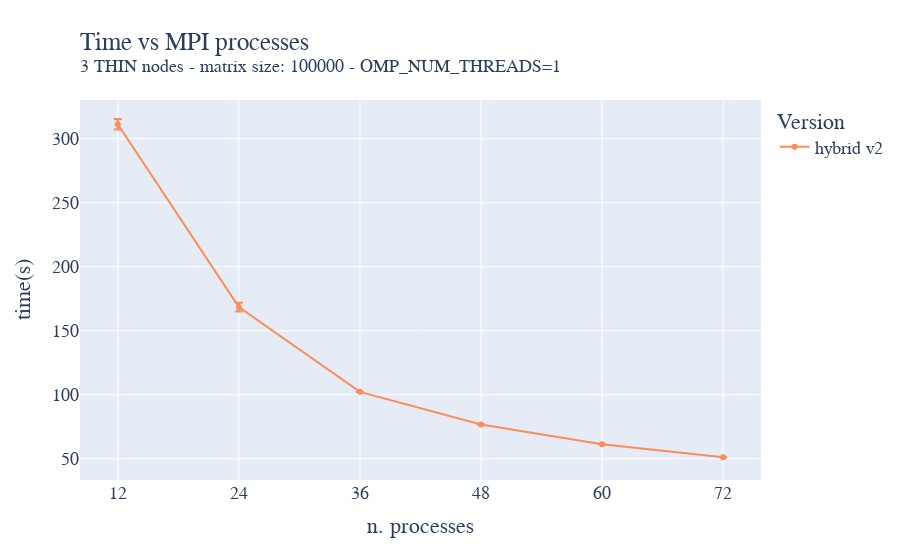

Source (notebook cell):
### Code cell
fig = go.Figure()

fig.add_trace(go.Scatter(x=strong_MPI_thin_hybrid_static_big_grid_avg["size"]["mean"], y=strong_MPI_thin_hybrid_static_big_grid_avg["time"]["mean"], name='hybrid v2',
                         error_y=dict(
                             type="data",
                             array=strong_MPI_thin_hybrid_static_big_grid_avg["time"]["std"],
                             visible=True)))
fig.update_layout(
    title=go.layout.Title(
        text="Time vs MPI processes<br><sup>3 THIN nodes - matrix size: 100000 - OMP_NUM_THREADS=1</sup>",
        xref="paper",
        x=0,
    ),
    xaxis_title="n. processes",
    xaxis = dict(
        tickmode = 'linear',
        tick0 = '0',
        dtick = '12'
    ),
    yaxis_title="time(s)",
    legend_title="Version",
    showlegend=True,
    font=dict(
        family="Courier New, monospace",
        size=18,
    ),
    colorway=["#fc8d59"]
)
fig.show()
fig.write_image("/home/andres/hpc/Foundations_of_HPC_2022/Assignment/my_assignment/report/images/strong_MPI_thin_hybrid_big_grid.pdf", height=500, width=1000)

### Figure 1 — Plotly figure (JSON) as saved in the notebook; plotly's stock layout.template omitted (floating-point values rounded to 4 significant figures)
{"data": [{"error_y": {"array": [4.124, 3.379, 0.1595, 0.02407, 0.02054, 0.02539], "type": "data", "visible": true}, "name": "hybrid v2", "type": "scatter", "x": [12, 24, 36, 48, 60, 72], "y": [311.3, 168.4, 102.2, 76.69, 61.35, 51.15]}], "layout": {"colorway": ["#fc8d59"], "font": {"family": "Courier New, monospace", "size": 18}, "legend": {"title": {"text": "Version"}}, "showlegend": true, "title": {"text": "Time vs MPI processes<br><sup>3 THIN nodes - matrix size: 100000 - OMP_NUM_THREADS=1</sup>", "x": 0, "xref": "paper"}, "xaxis": {"dtick": "12", "tick0": "0", "tickmode": "linear", "title": {"text": "n. processes"}}, "yaxis": {"title": {"text": "time(s)"}}}}
